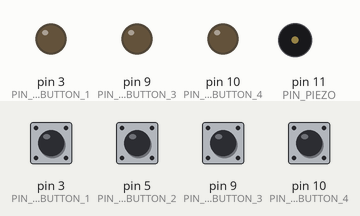
A sketch run on a simulated Arduino Uno, built with avr-gcc and run on an emulated ATmega328P. Shown: output pins drawn as LEDs (lit = HIGH), buzzer (waves = sounding). The test bench sets the inputs (shaded band); at power-on: pin 3 (PIN_LED_BUTTON_1), pin 5 (PIN_LED_BUTTON_2), pin 9 (PIN_LED_BUTTON_3), pin 10 (PIN_LED_BUTTON_4) HIGH. Random numbers use the default seed unless the sketch sets one.

Above: at 1.3 s.
1.4 s: pin 3 (PIN_LED_BUTTON_1) pulled LOW for 0.15 s
At 2.22 s:
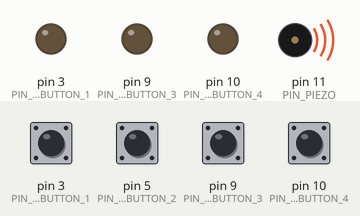
3.8 s: pin 9 (PIN_LED_BUTTON_3) pulled LOW for 0.15 s
6.8 s: pin 5 (PIN_LED_BUTTON_2) pulled LOW for 0.15 s
At 8.1 s:
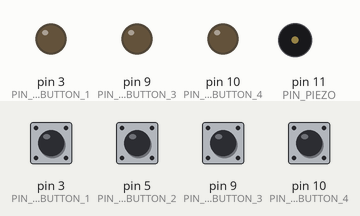
9.9 s: pin 10 (PIN_LED_BUTTON_4) pulled LOW for 0.15 s
12.9 s: pin 10 (PIN_LED_BUTTON_4) pulled LOW for 1 s
15.4 s: pin 3 (PIN_LED_BUTTON_1) pulled LOW for 1 s
Timing chart, 0 to 20.3 s (numbered marks = the images above; inputs shaded):
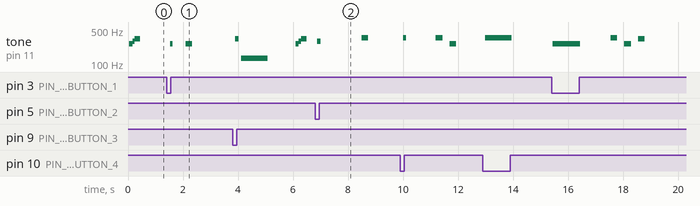

Measured:
- after the input at 1.4 s, tone on pin 11 (PIN_PIEZO): silent → 261 Hz after 0.14 s, → silent 0.08 s later, → 261 Hz 0.48 s later, → silent 0.24 s later
- after the input at 6.8 s, tone on pin 11 (PIN_PIEZO): silent → 293 Hz after 0.09 s, → silent 0.12 s later, → 348 Hz 1.5 s later, → silent 0.24 s later

The sketch:

ETUDE-TWO_SKETCH.ino
```cpp
#define PIN_LED_BUTTON_1  3
#define PIN_LED_BUTTON_2  5
#define PIN_LED_BUTTON_3  9
#define PIN_LED_BUTTON_4  10
#define PIN_PIEZO         11

#define LED_BUTTON_COUNT  4   // Number of LEDs & buttons

static int buttonLookup[LED_BUTTON_COUNT] = { PIN_LED_BUTTON_1, PIN_LED_BUTTON_2, PIN_LED_BUTTON_3, PIN_LED_BUTTON_4 };
static long gameSeed;

// Returns the period in microseconds of the half-cycle tone
// for each button.
int ledButtonHalfPeriod(int button) {
  //******************producing different sounds for each buttomn based on pitch
  switch (button) {
    case PIN_LED_BUTTON_1:
      return 1911;
    case PIN_LED_BUTTON_2:
      return 1703;
    case PIN_LED_BUTTON_3:
      return 1517;
    case PIN_LED_BUTTON_4:
      return 1432;
  }
  return 3822;
}

bool checkButtonPush(int button) {//**********to check which button is pushed
  bool result = false;
  pinMode(button, INPUT);
  digitalWrite(button, HIGH);

  int halfPeriod = ledButtonHalfPeriod(button);

  while (digitalRead(button) == LOW) {
    //********to produce the sound in PWM
    // Button is being pushed
    result = true;
    digitalWrite(PIN_PIEZO, HIGH);
    delayMicroseconds(halfPeriod);
    digitalWrite(PIN_PIEZO, LOW);
    delayMicroseconds(halfPeriod);
  }
  return result;
}

//*********return the number pf the pushed button
int getButtonPush(void) {
  for (int i = 0; i < LED_BUTTON_COUNT; ++i) {
    if (checkButtonPush(buttonLookup[i])) {
      return i;
    }
  }
  return -1;//?
}

void displayLightAndSound(int led, int duration) {
  if (led >= 0) {
    pinMode(led, OUTPUT);   // Set led cathode pin as output
    digitalWrite(led, LOW);
  }

  //*************To calculate the frequency the piezo should produce
  int halfPeriod = ledButtonHalfPeriod(led);
  long cycleCount = (long)duration * 500;
  cycleCount /= halfPeriod;
  for (; cycleCount > 0; --cycleCount) {
    digitalWrite(PIN_PIEZO, HIGH);
    delayMicroseconds(halfPeriod);
    digitalWrite(PIN_PIEZO, LOW);
    delayMicroseconds(halfPeriod);
  }


  ///**************WHY DO WE NEED THIS
//  if (led >= 0) {
//    pinMode(led, INPUT);      // Set led cathode pin as input
//    digitalWrite(led, HIGH);
//  }
}

//**************Starting process with all LEDs lighting up
void startUpLightsAndSound(void) {
  // Power-up lights and sound
  displayLightAndSound(PIN_LED_BUTTON_1, 100);
  displayLightAndSound(PIN_LED_BUTTON_2, 100);
  displayLightAndSound(PIN_LED_BUTTON_3, 100);
  displayLightAndSound(PIN_LED_BUTTON_4, 100);

  // Wait for button push to continue
  while (getButtonPush() < 0) {
    delay(100);
  }

  // Delay a bit before starting
  delay(500);
}


// the setup routine runs:
void setup() {
  // Set button pins as input
  Serial.begin(9600);
  pinMode(PIN_LED_BUTTON_1, INPUT); //**********digital input
  pinMode(PIN_LED_BUTTON_2, INPUT);
  pinMode(PIN_LED_BUTTON_3, INPUT);
  pinMode(PIN_LED_BUTTON_4, INPUT);

  // Set the piezo pin as output
  pinMode(PIN_PIEZO, OUTPUT);

  // Power-up lights and sound
  startUpLightsAndSound();

  // Randomize the first game
  gameSeed = micros();
}

// the loop routine runs over and over again forever:
void loop() {
  static int sequenceLength = 1; //*********THIS IS WHAT MAKES THE GAME PROCEED TO THE NEXT LEVEL
  int i;

  // Display current sequence
  //*********Randomly lght up an LED
  randomSeed(gameSeed);
  for (i = sequenceLength; i > 0; --i) {
    displayLightAndSound(buttonLookup[random(LED_BUTTON_COUNT)], 250); //Illuminate the button that has been pushed
    delay(250);
  }

  //********Make a random value
  randomSeed(gameSeed);


  for (int matches = 0; matches < sequenceLength; ++matches) {
    int button = -1;
    int timeout;
    // Wait for the player to press a button (with 3 second timeout)
    for (button = -1, timeout = 30; timeout && button < 0; --timeout) {
      button = getButtonPush();
      delay(100);
    }

    // Check if the correct button was pushed
    if (button != random(LED_BUTTON_COUNT)) {
      // Play sad sound and start a new game
      displayLightAndSound(-1, 1000);
      gameSeed = micros();
      delay(1000);
      sequenceLength = 0;
      startUpLightsAndSound();
    }
  }
  ++sequenceLength;
  delay(1000);
}
```
